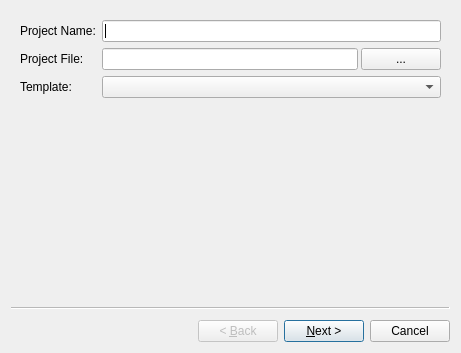
<?xml version="1.0" encoding="UTF-8"?>
<ui version="4.0">
 <class>NewProjectWizard</class>
 <widget class="QWizard" name="NewProjectWizard">
  <property name="geometry">
   <rect>
    <x>0</x>
    <y>0</y>
    <width>461</width>
    <height>353</height>
   </rect>
  </property>
  <property name="windowTitle">
   <string>New Project</string>
  </property>
  <widget class="QWizardPage" name="wizardPage1">
   <layout class="QFormLayout" name="formLayout">
    <item row="0" column="1">
     <widget class="QLineEdit" name="projectNameEdit"/>
    </item>
    <item row="0" column="0">
     <widget class="QLabel" name="label">
      <property name="text">
       <string>Project Name:</string>
      </property>
     </widget>
    </item>
    <item row="1" column="0">
     <widget class="QLabel" name="label_2">
      <property name="text">
       <string>Project File:</string>
      </property>
     </widget>
    </item>
    <item row="1" column="1">
     <layout class="QHBoxLayout" name="horizontalLayout">
      <property name="spacing">
       <number>3</number>
      </property>
      <property name="leftMargin">
       <number>0</number>
      </property>
      <property name="topMargin">
       <number>0</number>
      </property>
      <item>
       <widget class="QLineEdit" name="projectFileEdit">
        <property name="sizePolicy">
         <sizepolicy hsizetype="Expanding" vsizetype="Fixed">
          <horstretch>0</horstretch>
          <verstretch>0</verstretch>
         </sizepolicy>
        </property>
       </widget>
      </item>
      <item>
       <widget class="QPushButton" name="getPathButton">
        <property name="sizePolicy">
         <sizepolicy hsizetype="Minimum" vsizetype="Minimum">
          <horstretch>0</horstretch>
          <verstretch>0</verstretch>
         </sizepolicy>
        </property>
        <property name="text">
         <string>...</string>
        </property>
       </widget>
      </item>
     </layout>
    </item>
    <item row="3" column="1">
     <widget class="QComboBox" name="templateCombo">
      <property name="sizePolicy">
       <sizepolicy hsizetype="Expanding" vsizetype="Fixed">
        <horstretch>0</horstretch>
        <verstretch>0</verstretch>
       </sizepolicy>
      </property>
     </widget>
    </item>
    <item row="3" column="0">
     <widget class="QLabel" name="label_3">
      <property name="text">
       <string>Template:</string>
      </property>
     </widget>
    </item>
   </layout>
  </widget>
  <widget class="QWizardPage" name="wizardPage2">
   <layout class="QFormLayout" name="formLayout_2">
    <item row="0" column="0">
     <widget class="QLabel" name="label_4">
      <property name="text">
       <string>Description:</string>
      </property>
     </widget>
    </item>
    <item row="1" column="0">
     <widget class="QPlainTextEdit" name="descriptionEdit"/>
    </item>
   </layout>
  </widget>
 </widget>
 <resources/>
 <connections>
  <connection>
   <sender>NewProjectWizard</sender>
   <signal>accepted()</signal>
   <receiver>NewProjectWizard</receiver>
   <slot>accept()</slot>
   <hints>
    <hint type="sourcelabel">
     <x>138</x>
     <y>322</y>
    </hint>
    <hint type="destinationlabel">
     <x>102</x>
     <y>324</y>
    </hint>
   </hints>
  </connection>
  <connection>
   <sender>getPathButton</sender>
   <signal>clicked()</signal>
   <receiver>NewProjectWizard</receiver>
   <slot>findProjectFile()</slot>
   <hints>
    <hint type="sourcelabel">
     <x>406</x>
     <y>68</y>
    </hint>
    <hint type="destinationlabel">
     <x>130</x>
     <y>312</y>
    </hint>
   </hints>
  </connection>
 </connections>
 <slots>
  <slot>findProjectFile()</slot>
 </slots>
</ui>
